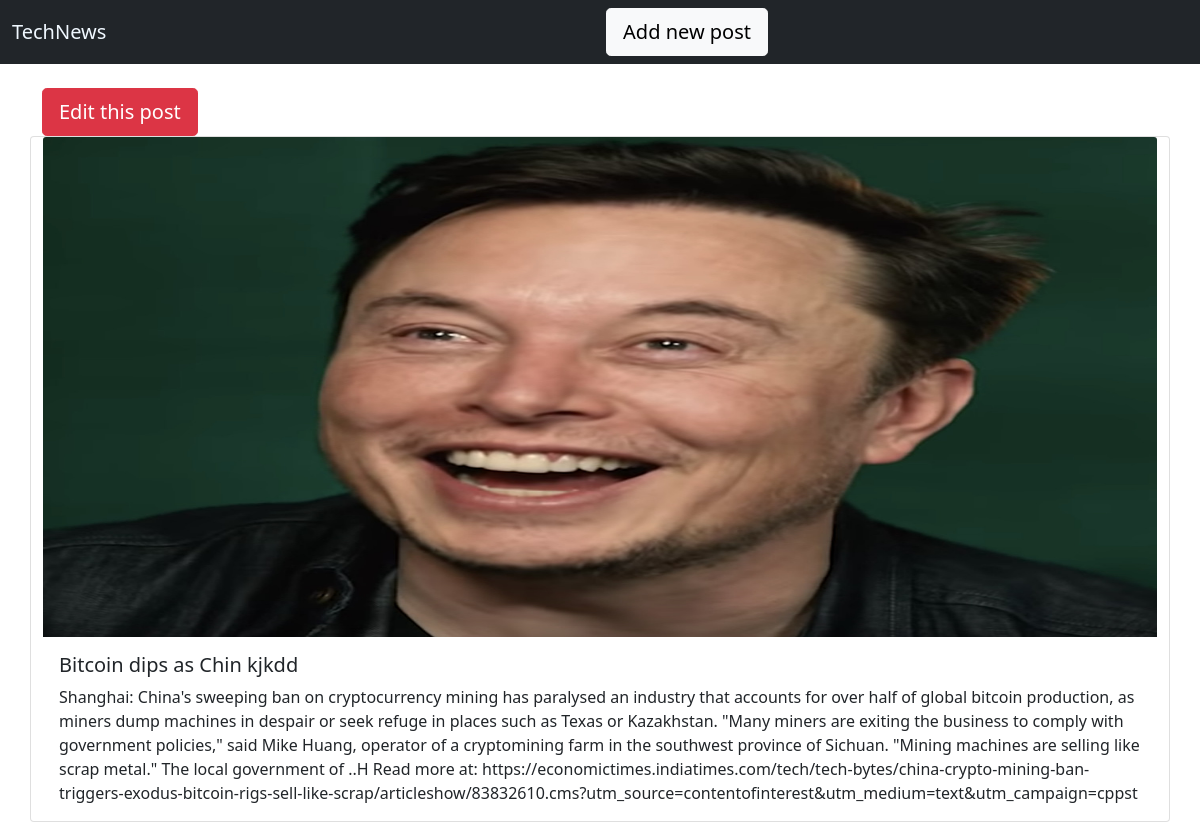
The page /10 on the database its author committed.
### Post/models.py (models this page shows)
class Post(models.Model):
    user=models.ForeignKey(User,on_delete=models.CASCADE)
    title=models.CharField(max_length=50)
    content=models.TextField(default='')
    img=models.ImageField(upload_to='post_img/',default='post_img/default.png')
    created=models.DateTimeField(default=timezone.now())
    active=models.BooleanField(default=True)
    def __str__(self):
        return self.title

### Post/views.py (the view)
# urls.py: url(r'^(?P<id>\d+)$', views.post,name='post'),
def post(request,id):
    post=get_object_or_404(Post,id=id)
    context={
        'post': post ,
    }
    return render(request,'detail.html',context)

### templates/detail.html
{% extends "base.html"%}
{% block body %}
<div class="jumbotron theaddbtn">
    <a class="btn btn-danger btn-lg" href="{% url 'blog:edit_post' post.id %}" role="button">Edit this post</a>
  </div>
                     <div class="card single_post" >
                        <img src="{{post.img.url}}" class="card-img-top" width="300" height="500">
                        <div class="card-body">
                          <h5 class="card-title">{{post}}</h5>
                          <p class="card-text"> {{post.content}} </p>
                        </div>
                      </div>
                      {% endblock body %}

### static/home-static/css/style.css (style rules this page uses)
.single_post { width:100% }
img { width: 10px; }
.theaddbtn { width:100%; }

### rows shown on the page
Post: img (picture), title "Bitcoin dips as Chin kjkdd", content "Shanghai: China's sweeping ban on cryptocurrency mining has paralysed an industry that accounts for over half of global bitcoin production, as miners dump machines in despair or seek refuge in places such as Texas or Kazakhstan. \"Many miners are exiting the business to comply with government policies,\" said Mike Huang, operator of a cryptomining farm in the southwest province of Sichuan. \"Mining machines are selling like scrap metal.\" The local government of ..H Read more at: https://economictimes.indiatimes.com/tech/tech-bytes/china-crypto-mining-ban-triggers-exodus-bitcoin-rigs-sell-like-scrap/articleshow/83832610.cms?utm_source=contentofinterest&utm_medium=text&utm_campaign=cppst"
